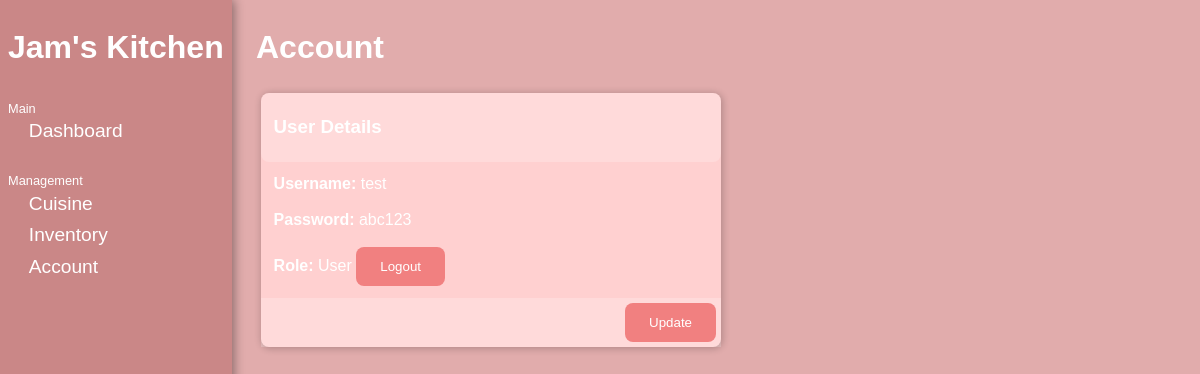
/?view=account (signed in), run on the app's committed database.
### tables this page shows
CREATE TABLE `users` (
  `username` varchar(50) NOT NULL,
  `password` varchar(50) NOT NULL,
  `role` varchar(50) NOT NULL
);

### account.php (the view, shortened to what this page needs)
<?php
    include 'conn.php';
?>
<div class="container">
    <h1>Account</h1>
    <div class="con">
        <div class="content">
            <div class="contentHeader">
                <h3>User Details</h3>
            </div>
            <div class="contentBody">
                <form action="" method="post">
                <?php
                    $sql = "SELECT * FROM users WHERE username='$username'";
                    $result = mysqli_query($conn, $sql);
                    if($result->num_rows > 0){
                        while($rows = $result->fetch_assoc()){
                            echo "<b>Username: </b><span>". $rows['username'] . "</span><br><br>";
                            echo "<b>Password: </b><span>". $rows['password'] . "</span><br><br>";
                            if($rows['role'] == 1){
                                echo "<b>Role: </b><span>Admin</span><br><br>";
                            }else{
                                echo "<b>Role: </b><span>User</span>";
                            }
                        }
                    }
                ?>
                <button type="submit" name="logout" id="logout" class="btn">Logout</button>
                </form>
            </div>
            <div class="contentFooter">
                <?php
                    echo "<button id='update' class='btn'>Update</button>";
                ?>
            </div>
        </div>
    </div>
</div>

### index.css (style rules this page uses)
* { font-family: Arial, Helvetica, sans-serif; color: #FFF; }
body { background-color: #E1ACAC ; margin: 0; }
.container { padding-top: 0.5rem; padding-left: 16rem; }
.con { display: flex; justify-content: start; width: 58.7vh; flex-wrap: wrap; }
.content { display: flex; justify-content: start; flex-direction: column; background-color: #FFD0D0; width: 25vh; height: 25vh; text-align: center; padding: 1rem; border-radius: 0.5rem; margin: 0.3rem; box-shadow: 1px 1px 7px 1px rgba(0, 0, 0, 0.2); }
.btn { outline: none; border: none; background-color: #f18080; padding: 0.75rem 1.5rem; border-radius: 0.5rem; cursor: pointer; transition: 0.2s ease; }

### account.php (style rules this page uses)
.con { padding: 0; }
.content { padding: 0; width: 80vh; height: max-content; }
.content h3 { text-align: start; margin-left: 0.5rem; }
.contentHeader { display:flex; justify-content: space-between; background-color: rgba(255, 255, 255, 0.2); padding: 0.3rem; border-radius: 0.5rem; }
.contentBody { text-align: start; padding: 0.8rem; }
.contentFooter { background-color: rgba(255, 255, 255, 0.2); text-align: right; padding: 0.3rem; }

### data on the page
users: username "test", password "abc123", shows "Role:", role "User"
